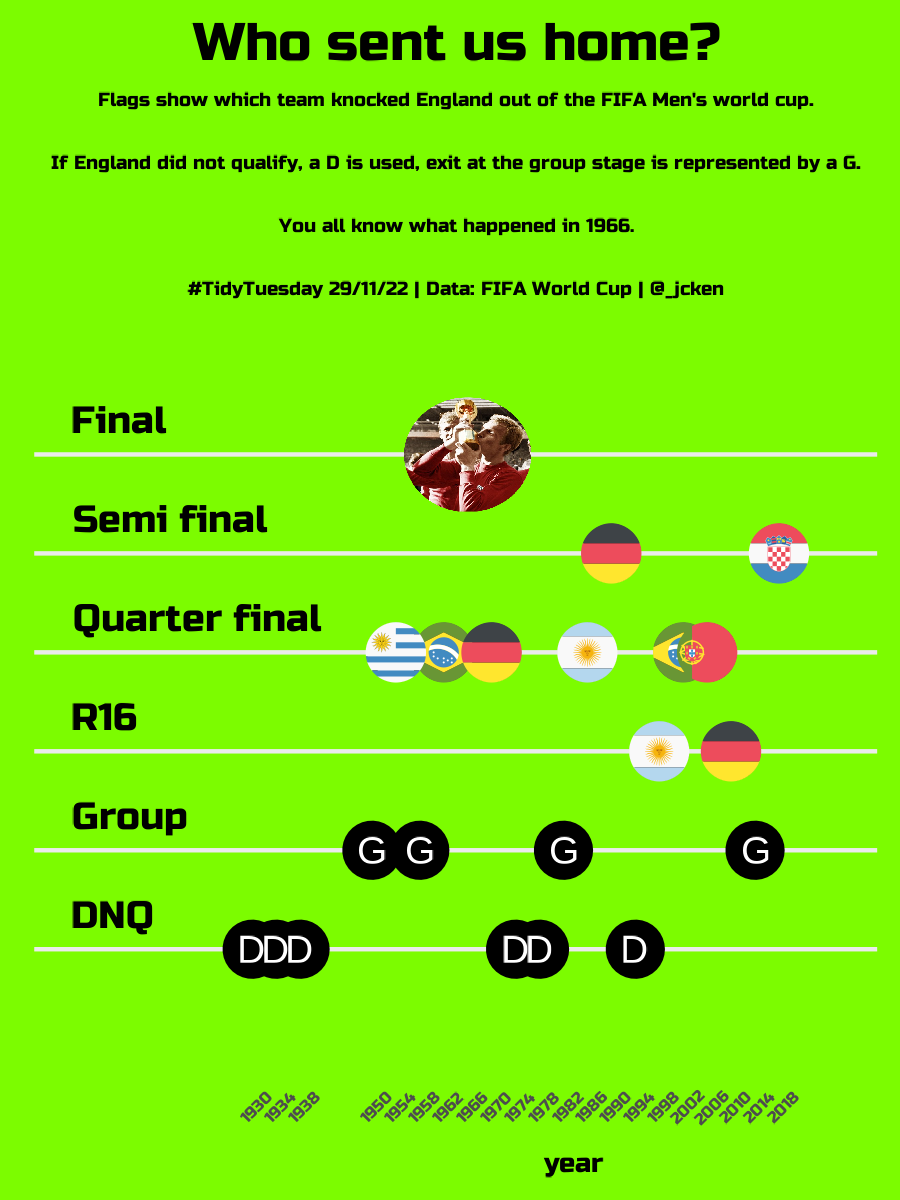

Source code (R):
# pkgs & data ----
library(tidyverse)
library(stringr)
library(ggimage)
library(ggflags)
library(countrycode) ## turns names to 2 letter codes; handy for ggflags
library(showtext)
wcmatches <- readr::read_csv('https://raw.githubusercontent.com/rfordatascience/tidytuesday/master/data/2022/2022-11-29/wcmatches.csv')
worldcups <- readr::read_csv('https://raw.githubusercontent.com/rfordatascience/tidytuesday/master/data/2022/2022-11-29/worldcups.csv')

# functions ----

get_rank <- function(stage) {
  ## assign an ordinal rank to each group stage
  case_when(
    stage == "DNQ" ~ 0,
    stage == "Group" ~ 1,
    stage == "Round of 16" ~ 2,
    stage == "Quarterfinals" ~ 3,
    stage == "Semifinals" ~ 4,
    stage == "Final round" ~ 5,
    stage == "Final" ~ 5
  )
}


# fonts ----
font_add_google(name = "russo one",
                family = "russo+one")
main_font <- "russo+one"
showtext_auto()
# wrangling ----



the_years <- wcmatches %>%
  select(year) %>%
  distinct()

last_england_games <- wcmatches %>%
  filter(stage != "Third place") %>% ## want to see who knocked Eng out => rm 3rd place games
  mutate(game_id = row_number(),
         stage = if_else(
           word(stage, 1) == "Group",
           "Group",
           stage)) %>%
  group_by(row_number()) %>% 
  mutate(england_game = (home_team  == "England" | away_team == "England")) %>% 
  ungroup() %>%
  filter(england_game) %>%
  group_by(year) %>%
  mutate(last_england_game = max(date)) %>%
  ungroup() %>%
  group_by(last_england_game) %>%
  mutate(is_last = (date == last_england_game)) %>%
  ungroup() %>%
  filter(is_last) %>%
  mutate(knockout = case_when(
    year == 1966 ~ "Champions",
    stage == "Group" ~ "Group",
    TRUE ~ if_else(
      home_team == "England",
      away_team,
      home_team))) %>%
  select(year, stage, home_team, away_team, knockout) %>%
  full_join(the_years, by = "year") %>%
  mutate(knockout = if_else(is.na(knockout), "DNQ", knockout),
         stage = if_else(is.na(stage), "DNQ", stage), # years England did not qualify (for any reason)
         rank = get_rank(stage))

group_games <- last_england_games %>% filter(knockout == "Group")
dnq <- last_england_games %>% filter(knockout == "DNQ")
knockout_games <- last_england_games %>%
  filter( !(knockout %in% c("Group", "Champions", "DNQ"))) %>%
  mutate(country_code = tolower(countrycode(knockout, "country.name", "iso2c")))
champions <- last_england_games %>%
  filter(knockout == "Champions") 
img_path <- "~/tidytuesday/2022/2022-11-29/moore.png"

y_labs <- tibble(
  rank = 0:5,
  x = rep(min(the_years$year) - 4, 6),
  lab = c("DNQ", "Group", "R16", "Quarter final", "Semi final", "Final")
)

# plot ----

clrs <- list(
  green = "#7CFC00",
  text_col = "white"
)

dot_size = 6
flag_size = 6
letter_size = 10


title <- "Who sent us home?"
subtitle <- "Flags show which team knocked England out of the FIFA Men's world cup.\nIf England did not qualify, a D is used, exit at the group stage is represented by a G.\nYou all know what happened in 1966.\n#TidyTuesday 29/11/22 | Data: FIFA World Cup | @_jcken"


wc_plot <- ggplot() +
  geom_point(data = last_england_games,
             aes(x = year, y = rank),
             pch = 19, size = dot_size) +
  ggflags::geom_flag(data = knockout_games,
                     aes(x = year, y = rank, country = country_code),
                     size = flag_size) +
  geom_point(data = dnq,
             aes(x = year, y = rank),
             pch = "D", colour = clrs$text_col,
             size = letter_size) +
  geom_point(data = group_games,
             aes(x = year, y = rank),
             pch = "G", colour = clrs$text_col,
             size = letter_size) +
  geom_image(data = champions,
             aes(x = year, y = rank, image = img_path),
             size = 0.15, by = "height") +
  geom_text(data = y_labs,
            aes(x = x - 26, y = rank + 0.35, label = lab),
            size = 10, family  = main_font, hjust =  0) +
  scale_x_continuous(breaks = the_years$year,
                     limits = c(1900, 2028)) +
  scale_y_continuous(breaks = 0:5, limits = c(-1, 6)) +
  ggtitle(title,
          subtitle = subtitle) +
  theme_minimal() +
  theme(text = element_text(family = main_font),
        plot.background = element_rect(colour = clrs$green, fill = clrs$green),
        panel.grid.major.x = element_blank(),
        panel.grid.minor.x = element_blank(),
        panel.grid.minor.y = element_blank(),
        axis.title.y = element_blank(),
        axis.text.y = element_blank(),
        axis.title.x = element_text(hjust = 0.65, size = 20),
        axis.text.x = element_text(angle = 45, size = 12),
        plot.title = element_text(family = main_font, size = 40, hjust = 0.5),
        plot.subtitle = element_text(family = main_font, size = 14, hjust = 0.5))
# save ----

ggsave(filename = "~/tidytuesday/2022/2022-11-29/2022-11-29.png",
       plot = wc_plot, width = 1200 * 0.75,  height = 1600 * 0.75, units = "px")
